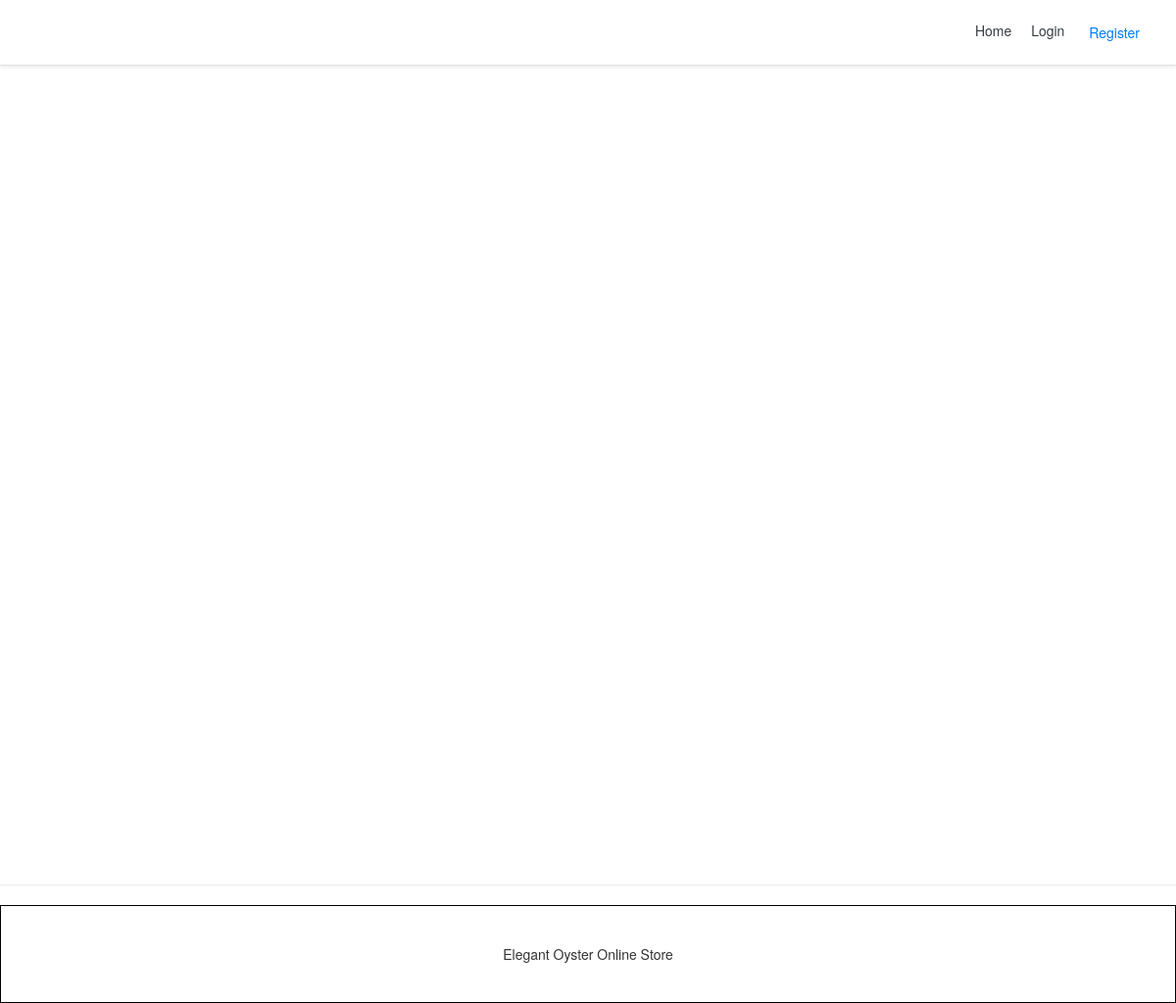
Before: / with the older database file.
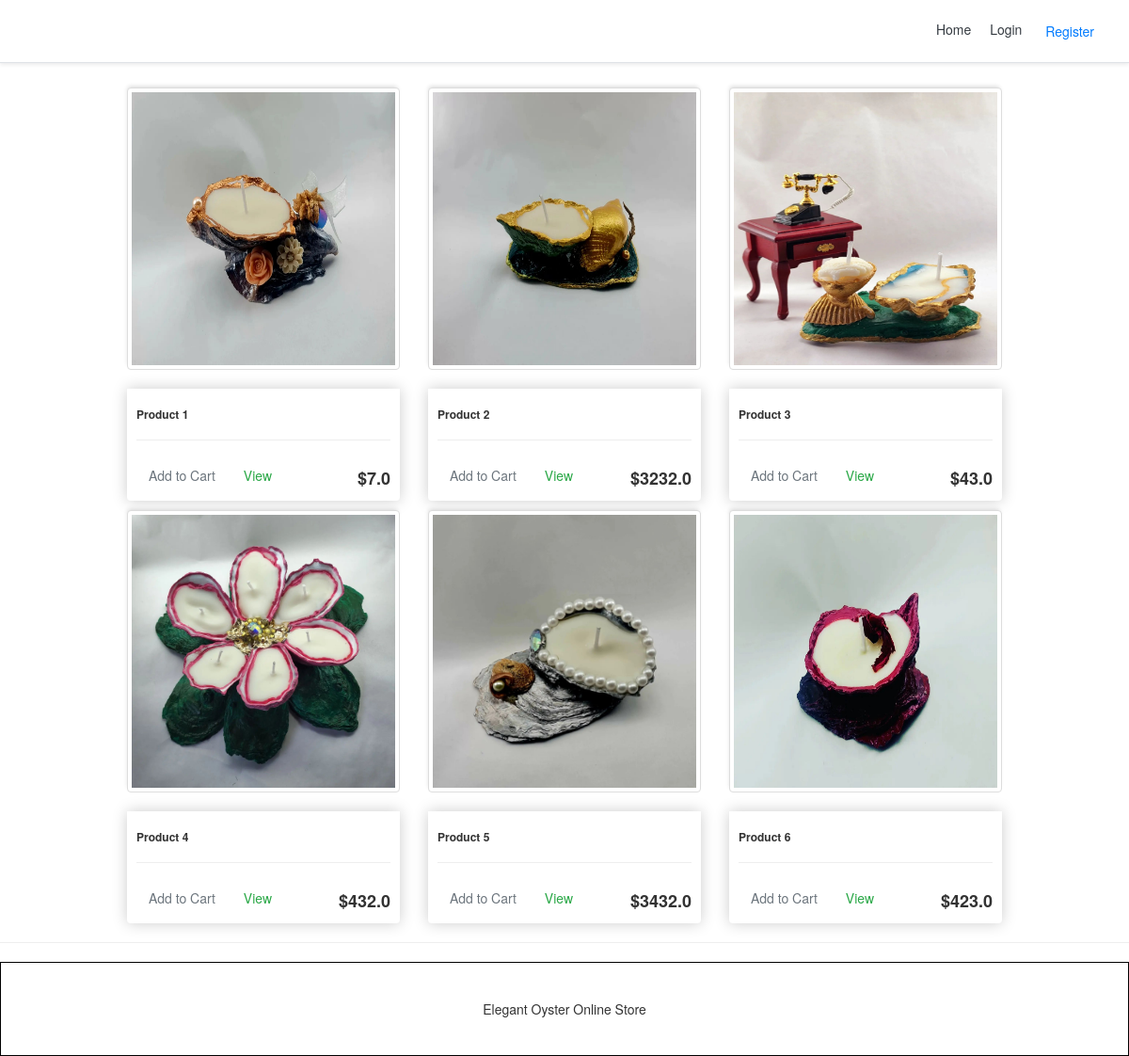
After: the same page with the newer database file.
### oyster/models.py (models this page shows, shortened)
class Product(models.Model):
	name = models.CharField(max_length=200)
	price = models.FloatField()
	digital = models.BooleanField(default=False,null=True, blank=True)
	image = models.ImageField(null=True, blank=True)
	@property
	def imageURL(self):
		try:
			url = self.image.url
		except:
			url = ''
		return url

### oyster/views.py (the view)
# urls.py: path('', home_screen_view, name="home"),
def home_screen_view(request):
 	context={}
 	products=Product.objects.all()
 	context['products'] = products
 	return render(request,"oyster/home.html",context)

### oyster/templates/oyster/home.html
{% extends 'base.html' %}
{% load static %}
{% block content %}
<div class="container">
  <div class="row">
    {% for product in products %}
    <div class="col-lg-4">
      <img class="thumbnail" src="{{product.imageURL}}">
      <div class="box-element product">
        <h6><strong>{{product.name}}</strong></h6>
        <hr>
        <button data-product="{{product.id}}" data-action="add" class="btn btn-outline-secondary add-btn update-cart">Add to Cart</button>
        <a class="btn btn-outline-success" href="#">View</a>
        <h4 style="display: inline-block; float: right"><strong>${{product.price}}</strong></h4>
      </div>
    </div>
    {% endfor %}
  </div>
</div>
{% endblock content %}

### templates/base.html (shortened to what this page needs)
<!DOCTYPE HTML>
<!DOCTYPE html>
<html>
<head>
	{% include 'snippets/header.html' %}
</head>
<body>
	<div class="main">
		{% block content %}
		{% endblock content %}
	</div>
	{% include 'snippets/footer.html' %}
</body>
</html>

### templates/snippets/header.html (shortened to what this page needs)
<link rel="stylesheet" href="https://cdn.jsdelivr.net/npm/bootstrap@4.1.3/dist/css/bootstrap.min.css">
{% load static %}
<link rel="stylesheet" type="text/css" href="{% static 'css/main.css' %}">
<link rel="stylesheet" href="https://maxcdn.bootstrapcdn.com/bootstrap/3.4.0/css/bootstrap.min.css" />
<div class="d-flex flex-column flex-md-row align-items-center p-3 px-md-4 mb-3 bg-white border-bottom shadow-sm">
	<nav class="my-2 my-md-0 mr-md-">
		{% if request.user.is_authenticated %}
			<a class="p-2 text-dark" href="{% url 'home' %}">Home
			<a class="p-2 text-dark" href="{% url 'account' %}">Account</a>
			<a class="p-2 text-dark" href="{% url 'logout' %}">Logout</a>
			<a href="{% url 'cart' %}">
				<img id="cart-icon" src="{% static 'images/cart.png'%}">
			</a>
		{% else %}
			<a class="p-2 text-dark" href="{% url 'home' %}">Home</a>
			<a  class="p-2 text-dark"href="{% url 'login' %}">Login</a>
			<a class="btn btn-outline-primary" href="{% url 'register' %}"> Register</a>
		{% endif %}
	</nav>
</div>

### templates/snippets/footer.html (shortened to what this page needs)
<hr>
<div class="d-flex flex-row align-items-center footer">
	<p class="m-auto" >Elegant Oyster Online Store
</div>

### mysite/static/css/main.css (style rules this page uses)
.box-element { box-shadow:hsl(0, 0%, 80%) 0 0 16px; background-color: #fff; border-radius: 4px; padding: 10px; }
.thumbnail { width: 100%; height: 300px; -webkit-box-shadow: -1px -3px 5px -2px rgba(214,214,214,1); -moz-box-shadow: -1px -3px 5px -2px rgba(214,214,214,1); box-shadow: -1px -3px 5px -2px rgba(214,214,214,1); }
.product { border-radius: 0 0 4px 4px; }
.col-lg-4, .col-lg-6, .col-lg-8, .col-lg-12 { margin-top: 10px; }
.btn { border-radius: 0; }

### templates/snippets/header.html (style rules this page uses)
@media (min-width: 768px) { html { font-size: 16px; } }
.container { max-width: 960px; }

### templates/base.html (style rules this page uses)
.main { min-height:100vh; height:100% }

### templates/snippets/footer.html (style rules this page uses)
.footer { min-height: 100px; border:1px solid #000; }

Changed rows visible on the page:
added Product: imageURL (picture), name "Product 1", price "7.0"
added Product: imageURL (picture), name "Product 2", price "3232.0"
added Product: imageURL (picture), name "Product 3", price "43.0"
added Product: imageURL (picture), name "Product 4", price "432.0"
added Product: imageURL (picture), name "Product 5", price "3432.0"
added Product: imageURL (picture), name "Product 6", price "423.0"
